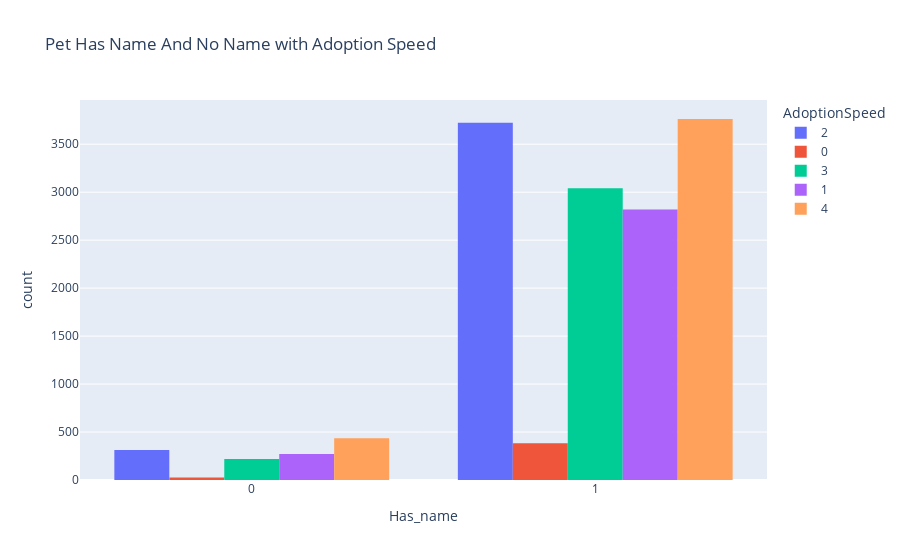

The notebook cell saved with this chart:
### Code cell
px.histogram(
    df, x="Has_name", 
    color="AdoptionSpeed", 
    barmode="group",
    title="Pet Has Name And No Name with Adoption Speed"
).show()

### Figure 1 — Plotly figure (JSON) as saved in the notebook; plotly's stock layout.template omitted (floating-point values rounded to 4 significant figures; data arrays with more than 128 entries replaced by an {"elided": "..."} marker saying what was removed)
{"data": [{"alignmentgroup": "True", "bingroup": "x", "hovertemplate": "AdoptionSpeed=2<br>Has_name=%{x}<br>count=%{y}<extra></extra>", "legendgroup": "2", "marker": {"color": "#636efa", "pattern": {"shape": ""}}, "name": "2", "offsetgroup": "2", "orientation": "v", "showlegend": true, "type": "histogram", "x": {"elided": "4037 int values"}, "xaxis": "x", "yaxis": "y"}, {"alignmentgroup": "True", "bingroup": "x", "hovertemplate": "AdoptionSpeed=0<br>Has_name=%{x}<br>count=%{y}<extra></extra>", "legendgroup": "0", "marker": {"color": "#EF553B", "pattern": {"shape": ""}}, "name": "0", "offsetgroup": "0", "orientation": "v", "showlegend": true, "type": "histogram", "x": {"elided": "410 int values"}, "xaxis": "x", "yaxis": "y"}, {"alignmentgroup": "True", "bingroup": "x", "hovertemplate": "AdoptionSpeed=3<br>Has_name=%{x}<br>count=%{y}<extra></extra>", "legendgroup": "3", "marker": {"color": "#00cc96", "pattern": {"shape": ""}}, "name": "3", "offsetgroup": "3", "orientation": "v", "showlegend": true, "type": "histogram", "x": {"elided": "3259 int values"}, "xaxis": "x", "yaxis": "y"}, {"alignmentgroup": "True", "bingroup": "x", "hovertemplate": "AdoptionSpeed=1<br>Has_name=%{x}<br>count=%{y}<extra></extra>", "legendgroup": "1", "marker": {"color": "#ab63fa", "pattern": {"shape": ""}}, "name": "1", "offsetgroup": "1", "orientation": "v", "showlegend": true, "type": "histogram", "x": {"elided": "3090 int values"}, "xaxis": "x", "yaxis": "y"}, {"alignmentgroup": "True", "bingroup": "x", "hovertemplate": "AdoptionSpeed=4<br>Has_name=%{x}<br>count=%{y}<extra></extra>", "legendgroup": "4", "marker": {"color": "#FFA15A", "pattern": {"shape": ""}}, "name": "4", "offsetgroup": "4", "orientation": "v", "showlegend": true, "type": "histogram", "x": {"elided": "4197 int values"}, "xaxis": "x", "yaxis": "y"}], "layout": {"barmode": "group", "legend": {"title": {"text": "AdoptionSpeed"}, "tracegroupgap": 0}, "title": {"text": "Pet Has Name And No Name with Adoption Speed"}, "xaxis": {"anchor": "y", "domain": [0, 1], "title": {"text": "Has_name"}}, "yaxis": {"anchor": "x", "domain": [0, 1], "title": {"text": "count"}}}}
